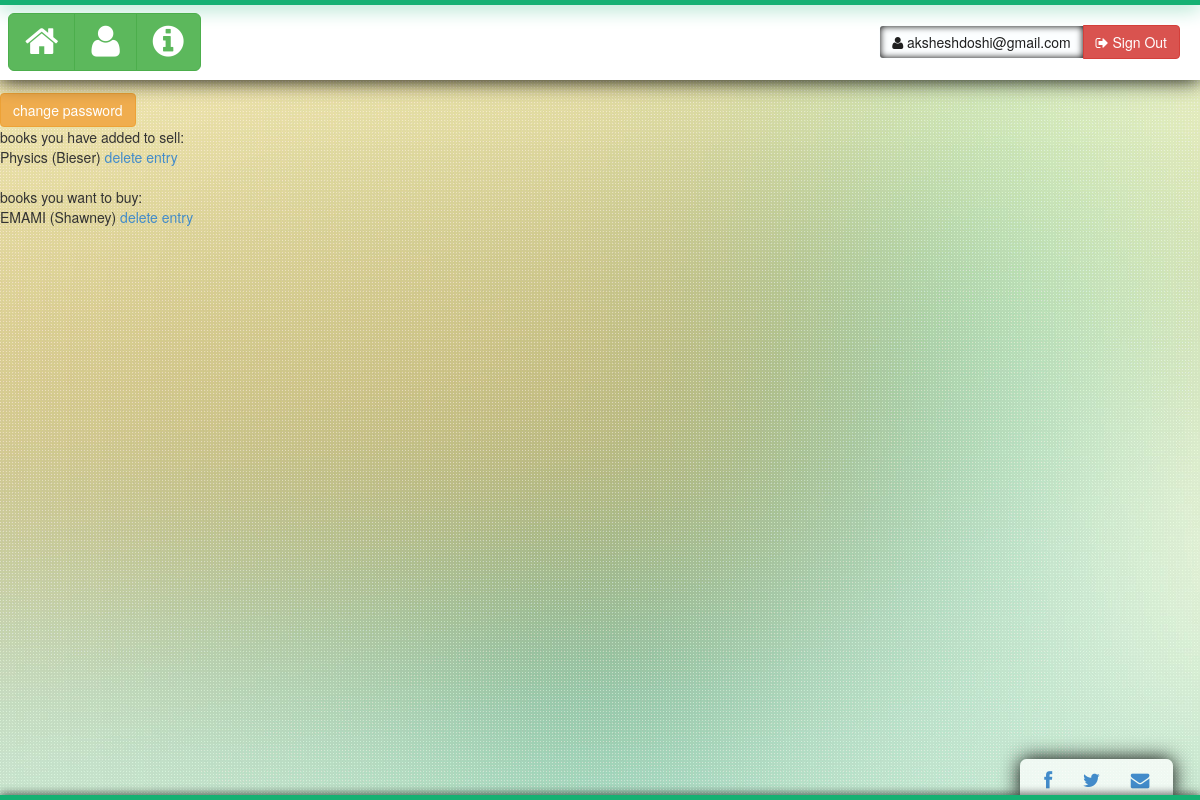
The app's page /booksManiacs/profile/ (signed in), older data.
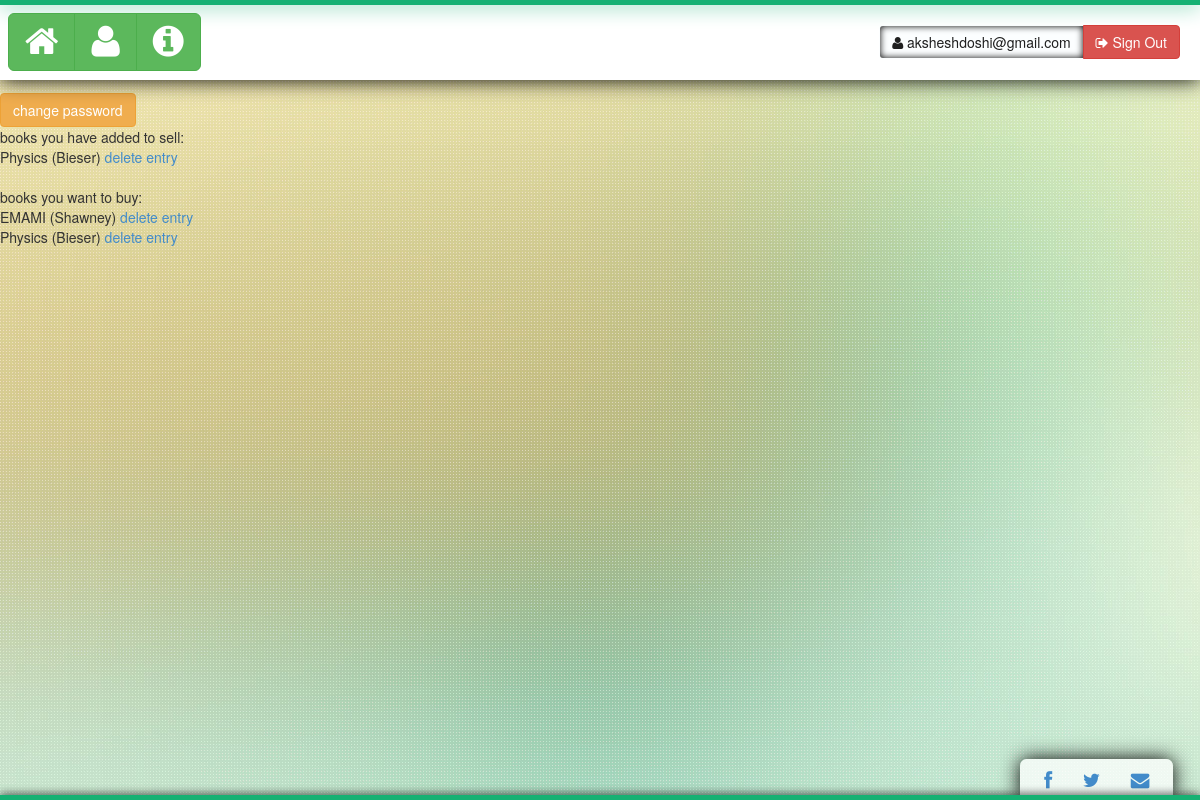
The same page, newer data.
### booksManiacs/models.py (models this page shows, shortened)
class Item(models.Model):
	ITEM_STATUS = (
		('0','no_request'),
		('1','request_to_buy'),
		('2','sold'),
	)
	name = 	models.ForeignKey(Book)
	edition = models.CharField(max_length=15)
	seller = models.ForeignKey(Profile)
	buy_request = models.CharField(max_length=1,choices=ITEM_STATUS,default='0')
	buyer = models.ForeignKey(Profile,related_name='+',blank=True, null=True)
	other_details = models.TextField(default='')

class Book(models.Model):
	name = models.CharField(max_length=100)
	author = models.CharField(max_length=40,primary_key=True)
	avail_count = models.IntegerField(default=0)
	price = models.IntegerField()
	imageLink = models.CharField(max_length=500,blank=True)
	def __unicode__(self):
		return self.name + " (" + self.author + ")"

### booksManiacs/views.py (the view)
def profile(request):
	if request.session.get('user'):
		name = request.session['user']
		print name
		sellerOf = Item.objects.filter(seller = name)
		buyerOf = Item.objects.filter(buyer = name)
		data = {'sellerOf' : sellerOf,'buyerOf' : buyerOf, 'name' : name}
		return render(request, 'booksManiacs/profile.html', data)
	else:
		return HttpResponseRedirect("/booksManiacs/login/")

### booksManiacs/templates/booksManiacs/profile.html
{% extends "base.html" %}
	{% load staticfiles %}
	{% block staticFiles %}
		<link rel="stylesheet" type="text/css" href="{% static 'booksManiacs/css/profile.css' %}" />
	{% endblock %}
	{% block container %}
		<div id = "changePassword">
			<a href="/booksManiacs/password/" class="btn btn-warning">change password</a>
		</div>
		{% if sellerOf %}
			books you have added to sell:<br />
			{% for item in sellerOf %}
				{{ item.name }}
				<a href="#">delete entry</a><br />
			{% endfor %}
		{% else %}
			you have not added any book for sell.
			<a href="/booksManiacs/sell/">wanna add one ?</a><br />
		{% endif %}
		<br />
		{% if buyerOf %}
			books you want to buy:<br />
			{% for item in buyerOf %}
				{{ item.name }}
				<a href="#">delete entry</a><br />
			{% endfor %}
		{% else %}
			you have not requested to buy any book.
			<a href="/booksManiacs/">wanna add one ?</a><br />
		{% endif %}
	{% endblock %}

Row changes from the older to the newer data that the page shows:
now on this page (row edited): Item: name "Physics (Bieser)"
